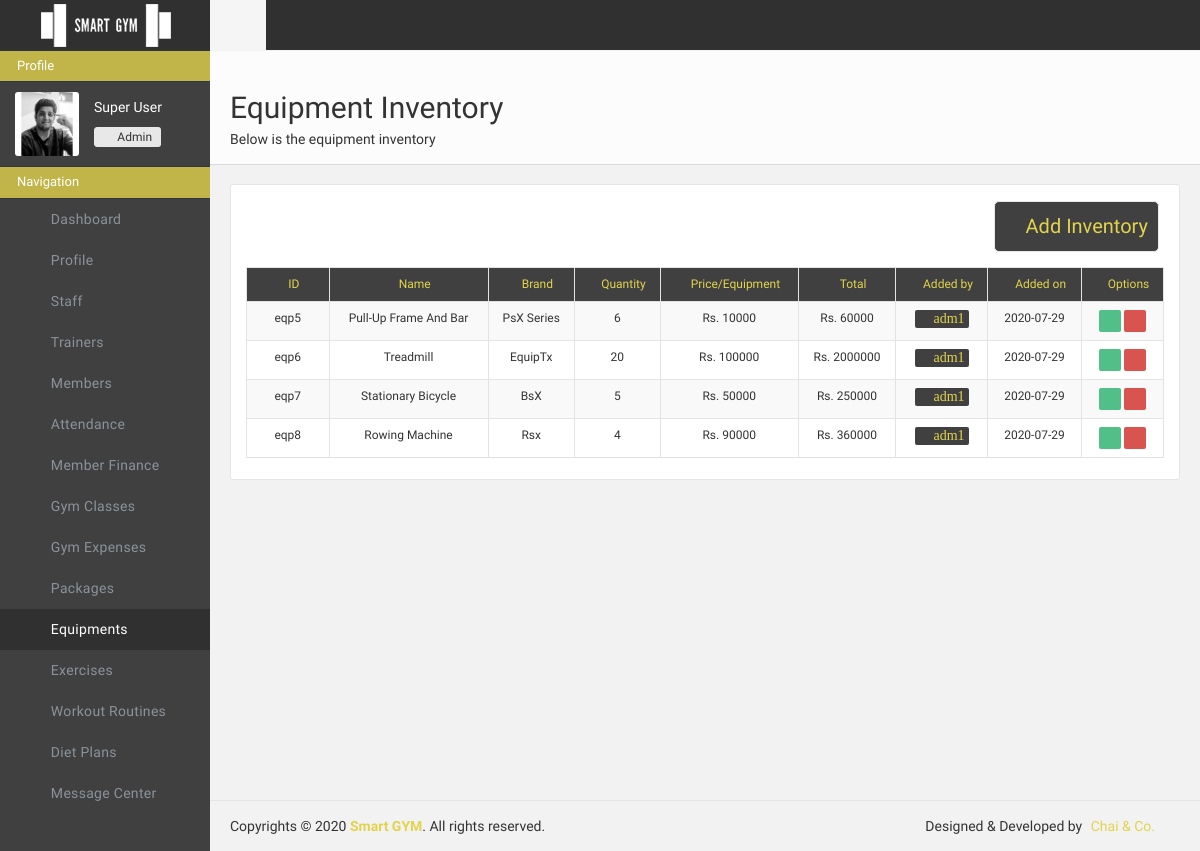
Screenshot of /adminportal/equipments/ (signed in) with the database file from the repository.
### adminportal/models.py (models this page shows)
class EquipmentData(models.Model):
    equipment_id = models.CharField(max_length=500, primary_key=True, default="")
    equipment_name = models.CharField(max_length=500, default="")
    equipment_brand = models.CharField(max_length=500, default="")
    equipment_quantity = models.IntegerField(max_length=500, default=0)
    equipment_price = models.IntegerField(max_length=500, default=0)
    equipment_total = models.IntegerField(max_length=500, default=0)
    equipment_added_by = models.CharField(max_length=500, default="")
    equipment_added_on = models.CharField(max_length=500, default="")

### adminportal/views.py (the view, shortened to what this page needs)
# urls.py: path('equipments/', views.equipments, name="adminportal-equipments"),
def equipments(request):
    if "userid" in request.session and request.session["userrole"] == "Admin" :
        params={"error":0, "errormessage":"", "success":0, "successmessage":""}
        equipment_count = EquipmentData.objects.all().order_by('equipment_id')
        equipments = EquipmentData.objects.all().order_by('equipment_id')
        params["equipments"] = equipments
        return render(request, 'adminportal/equipments.html', params)
    else:
        return redirect('/adminportal/login/')

### adminportal/templates/adminportal/equipments.html (shortened to what this page needs)
{% load static %}
<!doctype html>
<html class="no-js">
    <head>
        <link href="{% static 'adminportal/css/icons.css'%}" rel="stylesheet" />
        <link href="{% static 'adminportal/css/bootstrap.css'%}" rel="stylesheet" />
        <link href="{% static 'adminportal/css/plugins.css'%}" rel="stylesheet" />
        <link href="{% static 'adminportal/css/main.css'%}" rel="stylesheet" />
        <link href="{% static 'adminportal/css/custom.css'%}" rel="stylesheet" />
    </head>
    <body>
        <div id="header" class="page-navbar">
            <a href="/adminportal/dashboard/" class="navbar-brand hidden-xs hidden-sm">
                <img src="{% static 'adminportal/img/logo.png'%}" class="logo hidden-xs" alt="Dynamic logo">
            </a>
            <div id="navbar-no-collapse" class="navbar-no-collapse">
                <ul class="nav navbar-nav">
                    <li class="toggle-sidebar" id="menubut">
                        <a href="#">
                            <i class="fa fa-reorder"></i>
                        </a>
                    </li>
                </ul>
                <ul class="nav navbar-nav navbar-right">
                    <li id="otherbut">
                        <a href="/adminportal/settings">
                            <i class="fa fa-cog setlogbtn"></i>
                        </a>
                    </li>
                    <li id="otherbut">
                        <a href="/adminportal/logout">
                            <i class="fa fa-power-off setlogbtn"></i>
                        </a>
                    </li>
                </ul>
            </div>
        </div>
        <div id="wrapper">
            <aside id="sidebar" class="page-sidebar hidden-md hidden-sm hidden-xs">
                <div class="sidebar-inner">
                    <div class="sidebar-scrollarea">
                        <div class="sidebar-panel">
                            <h5 class="sidebar-panel-title">Profile</h5>
                        </div>
                        <div class="user-info clearfix">
                            <img src="/media/adminportal/admin/{{request.session.userid}}.jpg" alt="">
                            <span class="name">{{ request.session.username }}</span>
                            <div class="btn-group">
                                <div type="button" class="btn btn-default btn-xs" style="margin-top: 5px ;"><i class="fa fa-group"></i>
                                </div>
                                <div type="button" class="btn btn-default btn-xs dropdown-toggle" data-toggle="dropdown" style="margin-top: 5px ;">Admin
                                </div>
                            </div>
                        </div>
                        <div class="sidebar-panel">
                            <h5 class="sidebar-panel-title">Navigation</h5>
                        </div>
                        <div class="side-nav">
                            <ul class="nav">
                                <li>
                                    <a href="/adminportal/dashboard" class="actlogic"><i class=" l-arrows-right-double-31"></i><span class="txt">Dashboard</span></a>
                                </li>
                                <li>
                                    <a href="/adminportal/user" class="actlogic"><i class=" l-arrows-right-double-31"></i><span class="txt">Profile</span></a>
                                </li>
                                <li>
                                    <a href="/adminportal/staff" class="actlogic"><i class=" l-arrows-right-double-31"></i><span class="txt">Staff</span></a>
                                </li>
                                <li>
                                    <a href="/adminportal/trainers" class="actlogic"><i class=" l-arrows-right-double-31"></i><span class="txt">Trainers</span></a>
                                </li>
                                <li>
                                    <a href="/adminportal/members" class="actlogic"><i class=" l-arrows-right-double-31"></i><span class="txt">Members</span></a>
                                </li>
                                <li>
                                    <a href="#"><i class=" l-arrows-right-double-31"></i> <span class="txt">Attendance</span></a>
                                </li>
                                <li>
                                    <a href="#"><i class=" l-arrows-right-double-31"></i> <span class="txt">Member Finance</span></a>
                                </li>
                                <li>
                                    <a href="/adminportal/classes" class="actlogic"><i class=" l-arrows-right-double-31"></i><span class="txt">Gym Classes</span></a>
                                </li><li>
                                    <a href="/adminportal/expenses" class="actlogic"><i class=" l-arrows-right-double-31"></i><span class="txt">Gym Expenses</span></a>
                                </li>
                                <li>
                                    <a href="/adminportal/packages" class="actlogic"><i class=" l-arrows-right-double-31"></i><span class="txt">Packages</span></a>
                                </li>
                                <li>
                                    <a href="/adminportal/equipments" class="active actlogic"><i class=" l-arrows-right-double-31"></i><span class="txt">Equipments</span></a>
                                </li><li>
                                    <a href="/adminportal/exercises" class="actlogic"><i class=" l-arrows-right-double-31"></i><span class="txt">Exercises</span></a>
                                </li>
                                <li>
                                    <a href="/adminportal/routines"><i class=" l-arrows-right-double-31"></i><span class="txt">Workout Routines</span></a>
                                </li>
                                <li>
                                    <a href="/adminportal/diet"><i class=" l-arrows-right-double-31"></i><span class="txt">Diet Plans</span></a>
                                </li>
                                <li>
                                    <a href="/adminportal/messages"><i class=" l-arrows-right-double-31"></i><span class="txt">Message Center</span></a>
                                </li>
                            </ul>
                        </div>
                    </div>
                </div>
            </aside>
            <div class="page-content sidebar-page right-sidebar-page clearfix">
                <div class="page-content-wrapper">
                    <div class="page-content-inner">
                        <div id="page-header" class="clearfix">
                            <div class="page-header">
                                <h2>Equipment Inventory</h2>
                                <span class="txt">Below is the equipment inventory</span>
                            </div>
                        </div>
                        <div class="row" style="margin-bottom: 100px;">
                            <div class="col-lg-12">
                                <div class="panel panel-default plain panelRefresh">
                                    <div class="panel-body">
                                        <div class="col-lg-12">
                                        </div>
                                        <div class="col-lg-4"></div>
                                        <div class="col-lg-4"></div>
                                        <div style="col-lg-4">
                                        <div style="col-lg-4"><button type="submit" class="btn btn-default" id="subcbtn" style="float: right; margin: 0 5px 15px 5px;" data-toggle="modal" data-target="#modal-style2"> <i class="fa fa-plus-square-o"> </i> Add Inventory</button></div>
                                        </div>
                                        <br>
                                        <br>
                                        <table id="basic-datatables" class="table table-striped table-bordered" cellspacing="0" width="100%">
                                            <thead >
                                                    <tr style="background-color: #404040; color: #e2d34d;">
                                                        <th title="ID" style="font-size: 12px; text-align: center; width: 9%"><i class="fa fa-sort-numeric-asc"> </i> ID</th>
                                                        <th title="name" style="font-size: 12px; text-align: center;"><i class="fa fa-anchor"> </i> Name</th>
                                                        <th title="brand" style="font-size: 12px; text-align: center;"><i class="fa fa-star-half-empty"> </i> Brand</th>
                                                        <th title="quantity" style="font-size: 12px; text-align: center;"><i class="fa fa-sort-amount-desc"> </i> Quantity</th>
                                                        <th title="price" style="font-size: 12px; text-align: center;"><i class="fa fa-dollar"> </i> Price/Equipment</th>
                                                        <th title="total price" style="font-size: 12px; text-align: center;"><i class="fa fa-money"> </i> Total</th>
                                                        <th title="added by" style="font-size: 12px; text-align: center;"><i class="fa fa-group"> </i> Added by</th>
                                                        <th title="add date" style="font-size: 12px; text-align: center;"><i class="fa fa-calendar"> </i> Added on</th>
                                                        <th title="Edit" class="tableedit" style=" font-size: 12px; text-align: center;"><i class="l-software-pathfinder-subtract"> </i> Options</th>
                                                    </tr>
                                            </thead>
                                            <tbody>
                                                {% for equipment in equipments%}
                                                    <tr>
                                                        <td>{{equipment.equipment_id}}</td>
                                                        <td>{{equipment.equipment_name}}</td>
                                                        <td>{{equipment.equipment_brand}}</td>
                                                        <td>{{equipment.equipment_quantity}}</td>
                                                        <td>Rs. {{equipment.equipment_price}}</td>
                                                        <td>Rs. {{equipment.equipment_total}}</td>
                                                        <td><a title="View Profile" href="/adminportal/staffprofile/{{equipment.equipment_added_by}}"><i class="fa fa-user" id="tablebtns" style="font-size: 14px; background-color: #404040; color: #e2d34d; padding-left: 4px; padding-right: 4px;" data-toggle="modal" data-target="">  {{equipment.equipment_added_by}}</i></a>
                                                        <td>{{equipment.equipment_added_on}}</td>
                                                        <td>
                                                            <a title="edit" href="/adminportal/equipmentsedit/{{equipment.equipment_id}}"><i class="fa fa-edit" id="tablebtns" style="background-color: #51bf87; color: white; padding-left: 4px; padding-right: 4px;" data-toggle="modal" data-target=""></i></a>
                                                            <a title="delete" id="{{equipment.equipment_id}}" onclick="del(this.id)"><i class="fa fa-trash-o" style="background-color: #d9534f; color:white; padding-left: 4px; padding-right: 4px;" id="tablebtns" data-toggle="modal" data-target="#modal-style3"></i></a>
                                                        </td>
                                                    </tr>
                                                {% endfor %}
                                            </tbody>
                                        </table>
                            </div>
                                </div>
                            </div>
                            </div>
                    </div>
                </div>
            </div>
        </div>
        <div id="footer" class="clearfix sidebar-page">
            <p class="pull-left">
                Copyrights &copy; 2020 <a href="/website/" class="color-blue strong" target="_blank">Smart GYM</a>. All rights reserved.
            </p>
            <p class="pull-right">
                Designed & Developed by
                <a href="/" class="ml5 mr25">Chai & Co.</a>
            </p>
        </div>
    </body>
</html>

### rows the page displays
EquipmentData: equipment_id "eqp5", equipment_name "Pull-Up Frame And Bar", equipment_brand "PsX Series", equipment_quantity "6", equipment_price "10000", equipment_total "60000", equipment_added_by "adm1", equipment_added_on "2020-07-29"
EquipmentData: equipment_id "eqp6", equipment_name "Treadmill", equipment_brand "EquipTx", equipment_quantity "20", equipment_price "100000", equipment_total "2000000", equipment_added_by "adm1", equipment_added_on "2020-07-29"
EquipmentData: equipment_id "eqp7", equipment_name "Stationary Bicycle", equipment_brand "BsX", equipment_quantity "5", equipment_price "50000", equipment_total "250000", equipment_added_by "adm1", equipment_added_on "2020-07-29"
EquipmentData: equipment_id "eqp8", equipment_name "Rowing Machine", equipment_brand "Rsx", equipment_quantity "4", equipment_price "90000", equipment_total "360000", equipment_added_by "adm1", equipment_added_on "2020-07-29"

### other values shown
{{ request.session.username }} "Super User"
